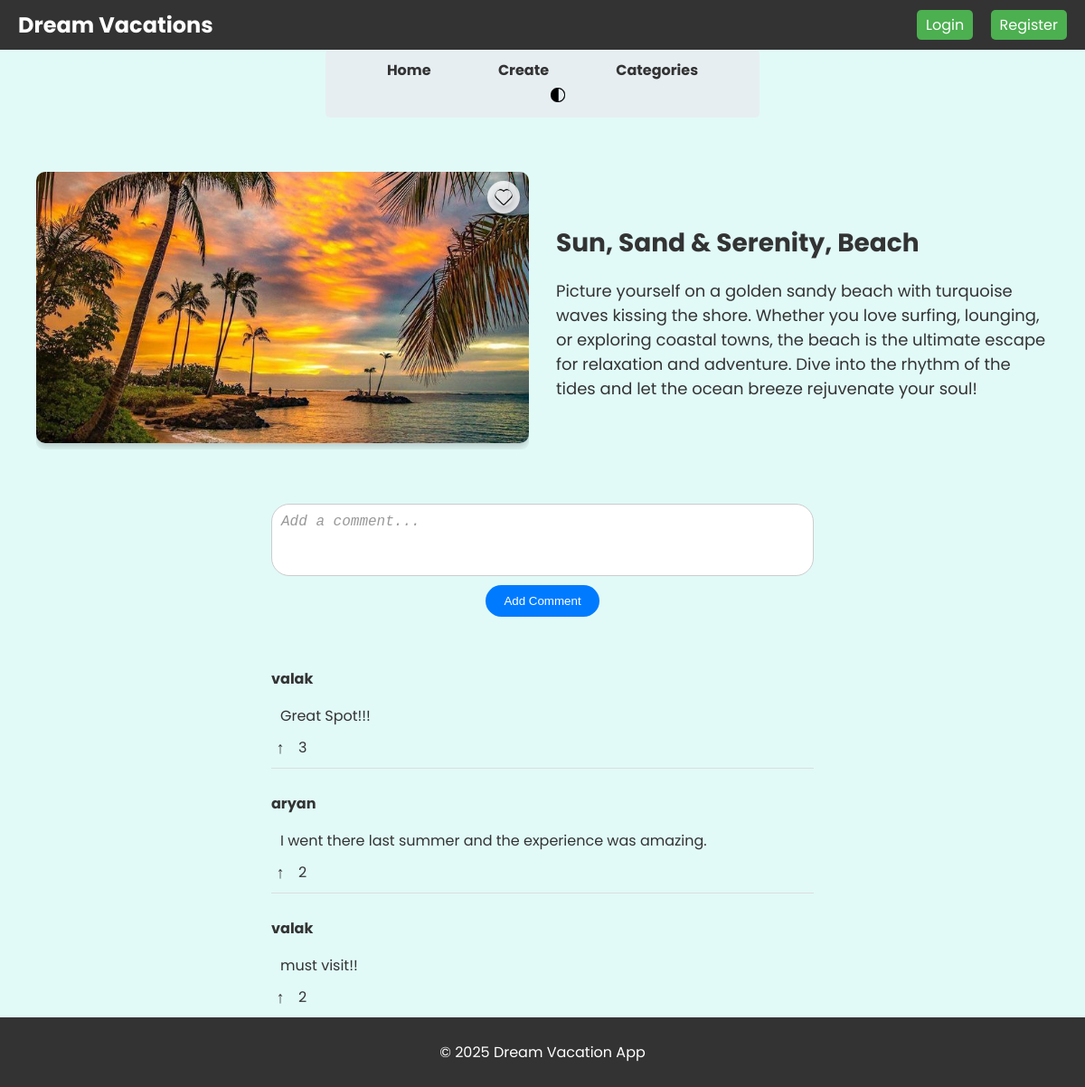
Screenshot of /vacation/1 with the database file from the repository.
### vacations/models.py (models this page shows, shortened)
class DreamVacation(models.Model):
    CATEGORY_CHOICES = [
        ('Beach', 'Beach'),
        ('Hiking', 'Hiking'),
        ('Cottage', 'Cottage'),
        ('Cruise', 'Cruise'),
        ('Others', 'Others'),
    ]
    title = models.CharField(max_length=100)
    description = models.TextField()
    category = models.CharField(max_length=50, choices=CATEGORY_CHOICES)
    image = models.ImageField(upload_to='vacation_images/')
    created_at = models.DateTimeField(auto_now_add=True)

class Comment(models.Model):
    vacation = models.ForeignKey(DreamVacation, related_name='comments', on_delete=models.CASCADE)
    user = models.ForeignKey(User, on_delete=models.CASCADE, null=False, default=1)
    text = models.TextField()
    upvotes = models.ManyToManyField(User, related_name='upvoted_comments', blank=True)
    created_at = models.DateTimeField(auto_now_add=True)
    def total_upvotes(self):
        return self.upvotes.count()

### vacations/views.py (the view)
# urls.py: path('vacation/<int:id>', views.vacation_detail, name='vacation_detail'),
def vacation_detail(request, id):
    vacation = get_object_or_404(DreamVacation, id=id)
    comments = vacation.comments.annotate(upvote_count=Count('upvotes')).order_by('-upvote_count')
    if request.method == 'POST':
        form = CommentForm(request.POST)
        if form.is_valid():
            comment = form.save(commit=False)
            comment.vacation = vacation
            comment.user = request.user
            comment.save()
            return redirect('vacation_detail', id=id)
    else:
        form = CommentForm()
    return render(request, 'vacations/vacation_detail.html', {'vacation': vacation, 'comments': comments, 'form': form})

### vacations/forms.py
class CommentForm(forms.ModelForm):
    class Meta:
        model = Comment
        fields = ['text']

### vacations/templates/vacations/vacation_detail.html (shortened to what this page needs)
{% extends 'vacations/base.html' %}
{% load static %}
{% block content %}
<div class="vacation-detail-section">
    <div class="vacation-detail-image">
        <img src="{{ vacation.image.url }}" alt="{{ vacation.title }}">
        <div
            class="favorite-icon"
            data-id="{{ vacation.id }}"
            data-favorited="{% if vacation in user.profile.favorites.all %}true{% else %}false{% endif %}">
            <img
                src="{% static '' %}{% if vacation in user.profile.favorites.all %}favourited.png{% else %}favourite.png{% endif %}"
                alt="Favorite icon">
        </div>
    </div>
    <div class="vacation-detail-content">
        <h1>{{ vacation.title }}, {{ vacation.category }}</h1>
        <p>{{ vacation.description }}</p>
    </div>
</div>
<form id="comment-form" data-vacation-id="{{ vacation.id }}">
    <textarea id="comment-text" name="text" placeholder="Add a comment..." required></textarea>
    <button type="submit">Add Comment</button>
</form>
<div id="comments-section">
    {% for comment in comments.all %}
        <div class="comment" id="comment-{{ comment.id }}">
            <p class="comment-username">{{ comment.user.username }}</p>
            <p class="comment-text">{{ comment.text }}</p>
            <div class="comment-actions">
                <button class="upvote-btn {% if user in comment.upvotes.all %}upvoted{% endif %}" data-id="{{ comment.id }}">
                    ↑
                </button>
                <span class="upvote-count" id="upvote-count-{{ comment.id }}">{{ comment.total_upvotes }}</span>
            </div>
        </div>
    {% endfor %}
</div>
{% endblock %}

### static/css/styles.css (style rules this page uses)
* { box-sizing: border-box; }
body, html { margin: 0; padding: 0; font-family: 'Poppins',Arial, sans-serif; background-color: #e1faf7; color: #333; display: flex; flex-direction: column; min-height: 100vh; }
.vacation-detail-section { display: flex; align-items: center; justify-content: center; gap: 20px; padding: 30px 40px; max-width: 1200px; margin: 30px auto; border-radius: 10px; }
.vacation-detail-image { position: relative; display: inline-block; border-radius: 8px; overflow: hidden; flex: 1; max-width: 50%; }
.vacation-detail-image img { width: 100%; height: auto; border-radius: 10px; box-shadow: 0 4px 8px rgba(0, 0, 0, 0.2); object-fit: cover; max-height: 300px; }
.vacation-detail-content { flex: 1; max-width: 50%; text-align: left; margin-left: 10px; }
.vacation-detail-content h1 { font-size: 28px; margin-bottom: 15px; }
.vacation-detail-content p { font-size: 18px; margin-bottom: 15px; }
#comment-form { margin-top: 20px; display: flex; flex-direction: column; align-items: center; }
#comment-form textarea { width: 100%; max-width: 600px; height: 80px; margin-bottom: 10px; padding: 10px; border-radius: 20px; border: 1px solid #ccc; resize: none; font-size: 16px; }
#comment-form textarea::placeholder { color: #999; font-style: italic; }
#comment-form button { background-color: #007bff; color: white; border: none; padding: 10px 20px; border-radius: 20px; cursor: pointer; }
#comments-section { margin-top: 30px; display: flex; flex-direction: column; align-items: center; }
.comment { width: 100%; max-width: 600px; padding: 10px 0; border-bottom: 1px solid #ddd; }
.comment:last-child { border-bottom: none; }
.comment-username { font-weight: bold; margin-bottom: 5px; }
.comment-text { margin-left: 10px; margin-bottom: 10px; }
.comment-actions { display: flex; align-items: center; gap: 10px; }
.upvote-btn { display: flex; align-items: center; justify-content: center; width: 20px; height: 20px; background-color: transparent; border: none; cursor: pointer; font-size: 18px; line-height: 1; color: #333; }
.upvote-count { font-size: 16px; }
.favorite-icon { position: absolute; top: 10px; right: 10px; cursor: pointer; z-index: 10; background-color: rgba(255, 255, 255, 0.8); padding: 8px; border-radius: 50%; box-shadow: 0 4px 6px rgba(0, 0, 0, 0.2); transition: transform 0.2s, background-color 0.2s; }
.favorite-icon img { width: 20px; height: 20px; display: block; }

### rows the page displays
DreamVacation: image (picture), title "Sun, Sand & Serenity", category "Beach", description "Picture yourself on a golden sandy beach with turquoise waves kissing the shore. Whether you love surfing, lounging, or exploring coastal towns, the beach is the ultimate escape for relaxation and adventure. Dive into the rhythm of the tides and let the ocean breeze rejuvenate your soul!"
Comment: user.username "valak", text "Great Spot!!!", total_upvotes "3"
Comment: user.username "aryan", text "I went there last summer and the experience was amazing.", total_upvotes "2"
Comment: user.username "valak", text "must visit!!", total_upvotes "2"
